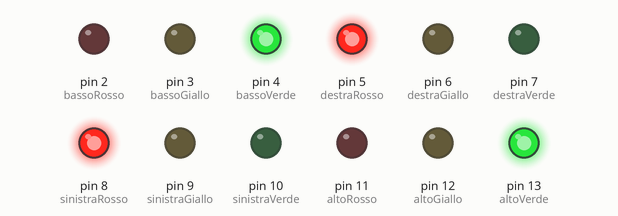
Simulated run of this sketch. Board: Arduino Uno, built with avr-gcc and run on an emulated ATmega328P. Shown: output pins drawn as LEDs (lit = HIGH).

Above: at 1.5 s.
At 3.5 s:
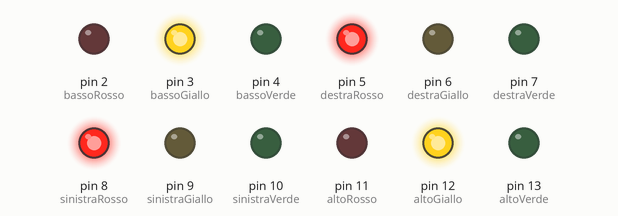
At 5.5 s:
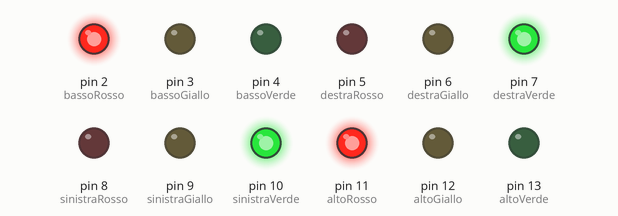
At 7.5 s:
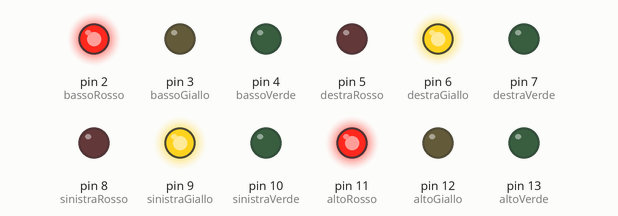
Timing chart, 0 to 10.4 s (numbered marks = the images above):
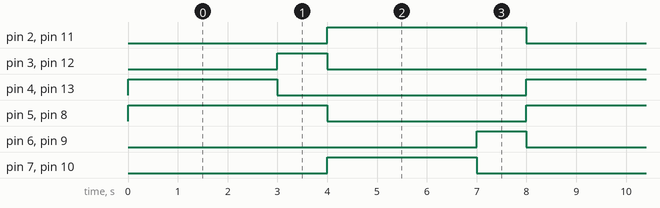

The sketch:

incrocio_semafori.ino
```cpp
const int altoVerde = 13;
const int altoGiallo = 12;
const int altoRosso = 11;

const int sinistraVerde = 10;
const int sinistraGiallo = 9;
const int sinistraRosso = 8;

const int destraVerde = 7;
const int destraGiallo = 6;
const int destraRosso = 5;

const int bassoVerde = 4;
const int bassoGiallo = 3;
const int bassoRosso = 2;

void setup()
{
  pinMode(altoVerde, OUTPUT);
  pinMode(altoGiallo, OUTPUT);
  pinMode(altoRosso, OUTPUT);

  pinMode(sinistraVerde, OUTPUT);
  pinMode(sinistraGiallo, OUTPUT);
  pinMode(sinistraRosso, OUTPUT);

  pinMode(destraVerde, OUTPUT);
  pinMode(destraGiallo, OUTPUT);
  pinMode(destraRosso, OUTPUT);

  pinMode(bassoVerde, OUTPUT);
  pinMode(bassoGiallo, OUTPUT);
  pinMode(bassoRosso, OUTPUT);
}

void impostaSemaforo(int verde, int giallo, int rosso, bool v, bool g, bool r)
{
  digitalWrite(verde, v);
  digitalWrite(giallo, g);
  digitalWrite(rosso, r);
}

void loop()
{
  impostaSemaforo(altoVerde, altoGiallo, altoRosso, HIGH, LOW, LOW);
  impostaSemaforo(bassoVerde, bassoGiallo, bassoRosso, HIGH, LOW, LOW);

  impostaSemaforo(sinistraVerde, sinistraGiallo, sinistraRosso, LOW, LOW, HIGH);
  impostaSemaforo(destraVerde, destraGiallo, destraRosso, LOW, LOW, HIGH);

  delay(3000);

  impostaSemaforo(altoVerde, altoGiallo, altoRosso, LOW, HIGH, LOW);
  impostaSemaforo(bassoVerde, bassoGiallo, bassoRosso, LOW, HIGH, LOW);

  delay(1000);

  impostaSemaforo(altoVerde, altoGiallo, altoRosso, LOW, LOW, HIGH);
  impostaSemaforo(bassoVerde, bassoGiallo, bassoRosso, LOW, LOW, HIGH);

  impostaSemaforo(sinistraVerde, sinistraGiallo, sinistraRosso, HIGH, LOW, LOW);
  impostaSemaforo(destraVerde, destraGiallo, destraRosso, HIGH, LOW, LOW);

  delay(3000);

  impostaSemaforo(sinistraVerde, sinistraGiallo, sinistraRosso, LOW, HIGH, LOW);
  impostaSemaforo(destraVerde, destraGiallo, destraRosso, LOW, HIGH, LOW);

  delay(1000);
}
```

Measured:
- by itself, pin 2 (bassoRosso), pin 5 (destraRosso), pin 8 (sinistraRosso), pin 11 (altoRosso): alternates HIGH for 4.0 s and LOW for 4.0 s
- by itself, pin 3 (bassoGiallo), pin 6 (destraGiallo), pin 9 (sinistraGiallo), pin 12 (altoGiallo): alternates HIGH for 1.0 s and LOW for 7.0 s
- by itself, pin 4 (bassoVerde), pin 7 (destraVerde), pin 10 (sinistraVerde), pin 13 (altoVerde): alternates HIGH for 3.0 s and LOW for 5.0 s
